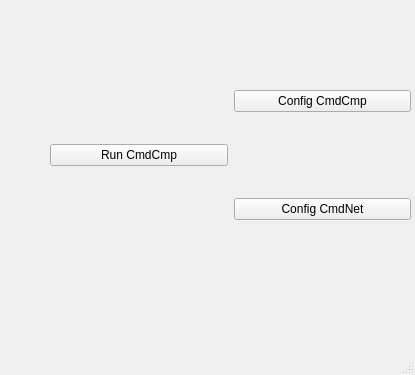
<?xml version="1.0" encoding="UTF-8"?>
<ui version="4.0">
 <class>CmdGUI</class>
 <widget class="QMainWindow" name="CmdGUI">
  <property name="geometry">
   <rect>
    <x>0</x>
    <y>0</y>
    <width>415</width>
    <height>375</height>
   </rect>
  </property>
  <property name="windowTitle">
   <string>CmdGUI</string>
  </property>
  <widget class="QWidget" name="centralwidget">
   <widget class="QWidget" name="layoutWidget">
    <property name="geometry">
     <rect>
      <x>50</x>
      <y>10</y>
      <width>361</width>
      <height>291</height>
     </rect>
    </property>
    <layout class="QHBoxLayout" name="horizontalLayout">
     <item>
      <widget class="QPushButton" name="RunCmp">
       <property name="text">
        <string>Run CmdCmp</string>
       </property>
      </widget>
     </item>
     <item>
      <layout class="QVBoxLayout" name="verticalLayout">
       <item>
        <widget class="QPushButton" name="ConfigCmp">
         <property name="text">
          <string>Config CmdCmp</string>
         </property>
        </widget>
       </item>
       <item>
        <widget class="QPushButton" name="ConfigNet">
         <property name="text">
          <string>Config CmdNet</string>
         </property>
        </widget>
       </item>
      </layout>
     </item>
    </layout>
   </widget>
  </widget>
  <widget class="QMenuBar" name="menubar">
   <property name="geometry">
    <rect>
     <x>0</x>
     <y>0</y>
     <width>415</width>
     <height>21</height>
    </rect>
   </property>
  </widget>
  <widget class="QStatusBar" name="statusbar"/>
 </widget>
 <resources/>
 <connections/>
</ui>
